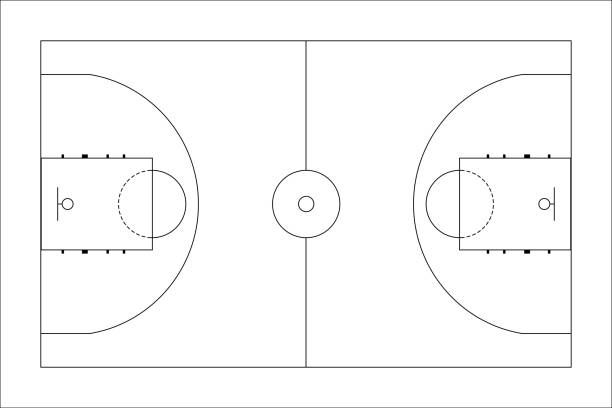
#> input picture images/basketball.jpg, 612 x 408 px
$ python dfs.py
#> lines starting #> are read from the running program, lines starting #| are printed output that depends on the picture; after the words box and inside, x2 and y2 are one past the last pixel; in counts of white or black regions, pixels touching at a corner belong together
import cv2
import numpy as np
from skimage.morphology import skeletonize
import matplotlib.pyplot as plt
from collections import defaultdict
import csv
import os

def dfs_path(start, graph, visited_edges):
    path = [start]
    stack = [start]

    while stack:
        current = stack[-1]
        neighbors = graph[current]

        for neighbor in neighbors:
            edge = tuple(sorted((current, neighbor)))
            if edge not in visited_edges:
                visited_edges.add(edge)
                stack.append(neighbor)
                path.append(neighbor)
                break
        else:
            stack.pop()

    return path

# Load and preprocess image
print("DFS Path Generation")
path = input("Enter full path of image\n")
#> the answer given: images/basketball.jpg
image = cv2.imread(path)
#> image is the input picture: shape (408, 612, 3); min 0, max 255, mean 250
image = cv2.resize(image,(1920, 1080))
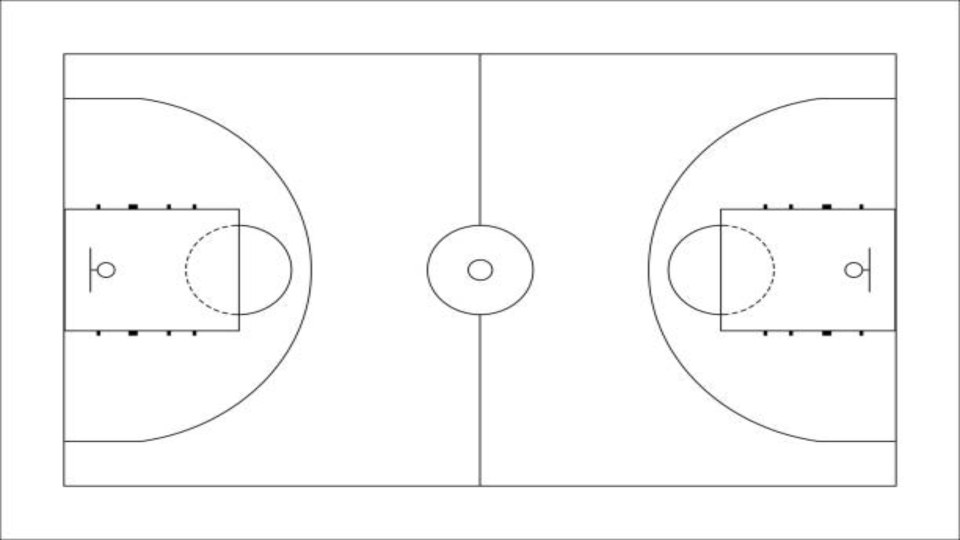
#> image: shape (1080, 1920, 3) (shown at 1/2 size); min 0, max 255, mean 250
gray = cv2.cvtColor(image, cv2.COLOR_BGR2GRAY)

_, binary = cv2.threshold(gray, 127, 255, cv2.THRESH_BINARY_INV)
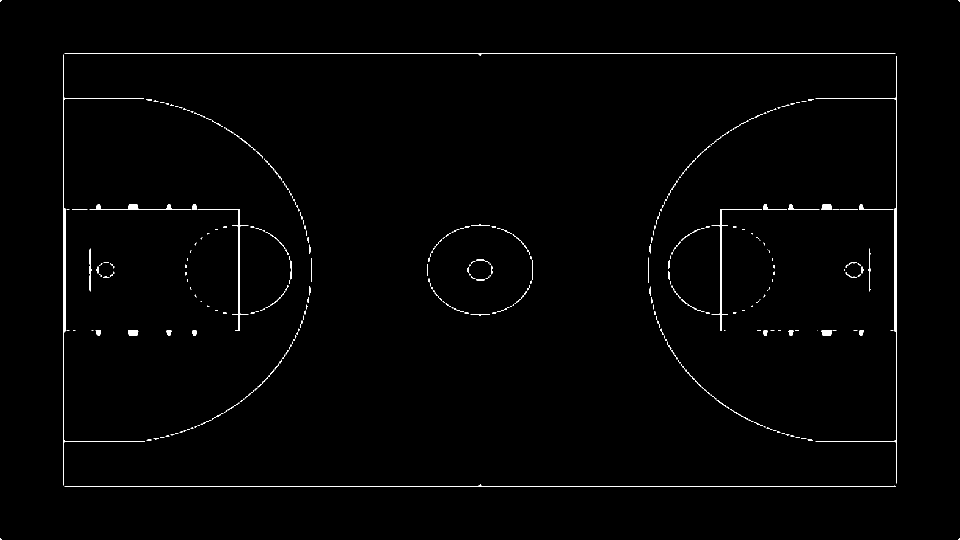
#> binary: shape (1080, 1920) (shown at 1/2 size); 0.88% white; 431 white regions (359 under 20 px), largest, box (x1, y1, x2, y2) and area: (126, 109, 290, 971) 2921, (1631, 112, 1794, 967) 2277, (129, 107, 1791, 112) 1676
binary_bool = binary > 0
skeleton = skeletonize(binary_bool)
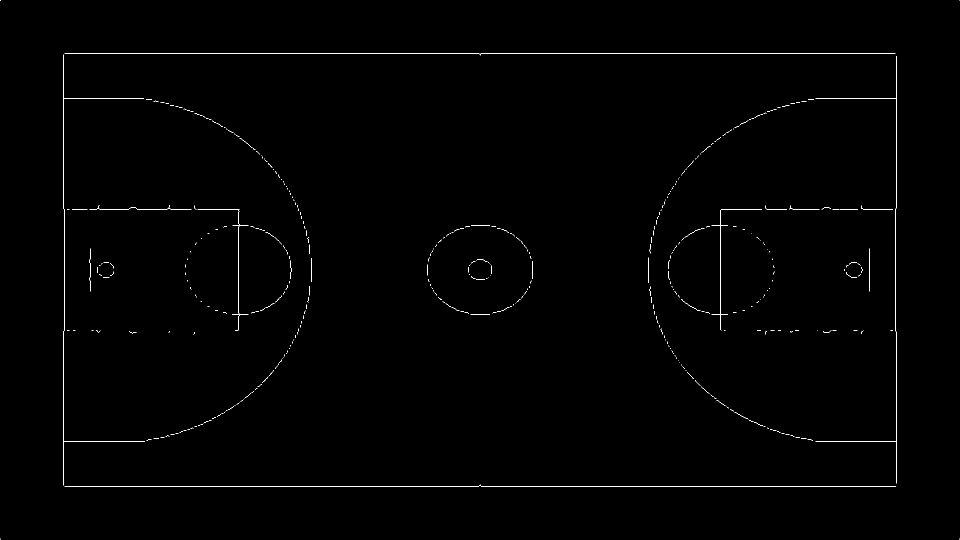
#> skeleton: shape (1080, 1920) bool (shown at 1/2 size); 0.48% white in thin lines or dots
skeleton_img = (skeleton * 255).astype(np.uint8)
#> skeleton_img: shape (1080, 1920); 0.48% white in thin lines or dots

plt.imshow(skeleton_img, cmap='gray')
plt.title("Skeleton Image")
plt.axis('off')
plt.show()

# Find contours on skeleton image
contours, _ = cv2.findContours(skeleton_img, cv2.RETR_LIST, cv2.CHAIN_APPROX_NONE)
#> contours = 431 contours, all with area under 20
print(f"Number of contours found: {len(contours)}")
#| Number of contours found: 431

graph = defaultdict(list)
all_edges = set()

for cnt in contours:
    points = [tuple(pt[0]) for pt in cnt]

    for i in range(len(points) - 1):
        pt1 = points[i]
        pt2 = points[i + 1]

        if pt1 != pt2:
            # Add both directions (undirected)
            graph[pt1].append(pt2)
            graph[pt2].append(pt1)

            # Store unique edge (sorted to remove directionality)
            edge = tuple(sorted((pt1, pt2)))
            all_edges.add(edge)
#> this loop made 431 passes
#> points on passes 1, 2, 41: [(1919, 1077), (1918, 1078)], [(0, 1077), (1, 1078)], [(450, 823), (449, 824), (448, 824), (449, 824)]
#> after the loop, all_edges = 9562 items

print(f"Total unique edges: {len(all_edges)}")
#| Total unique edges: 9562

visited_edges = set()
all_waypoints = []

for node in graph.keys():
    # Check if this node has unvisited edges
    edges_from_node = [tuple(sorted((node, nbr))) for nbr in graph[node]]
    unvisited = any(e not in visited_edges for e in edges_from_node)
    if unvisited:
        segment_path = dfs_path(node, graph, visited_edges)
        if len(segment_path) > 1:
            all_waypoints.extend(segment_path)


print(f"Generated waypoint path with {len(all_waypoints)} points")

waypoints_np = np.array(all_waypoints, dtype=np.int32).reshape((-1, 1, 2))

# Simplify path using RDP
epsilon = 2.0  # Adjust: higher = fewer points
simplified = cv2.approxPolyDP(waypoints_np, epsilon, False)

# Convert back to list of (x, y)
simplified_waypoints = [tuple(pt[0]) for pt in simplified]

print(f"Simplified waypoints: {len(simplified_waypoints)}")

path_img = np.zeros_like(image)

for i in range(len(simplified_waypoints) - 1):
    cv2.line(path_img, simplified_waypoints[i], simplified_waypoints[i+1], (0, 255, 0), 2)
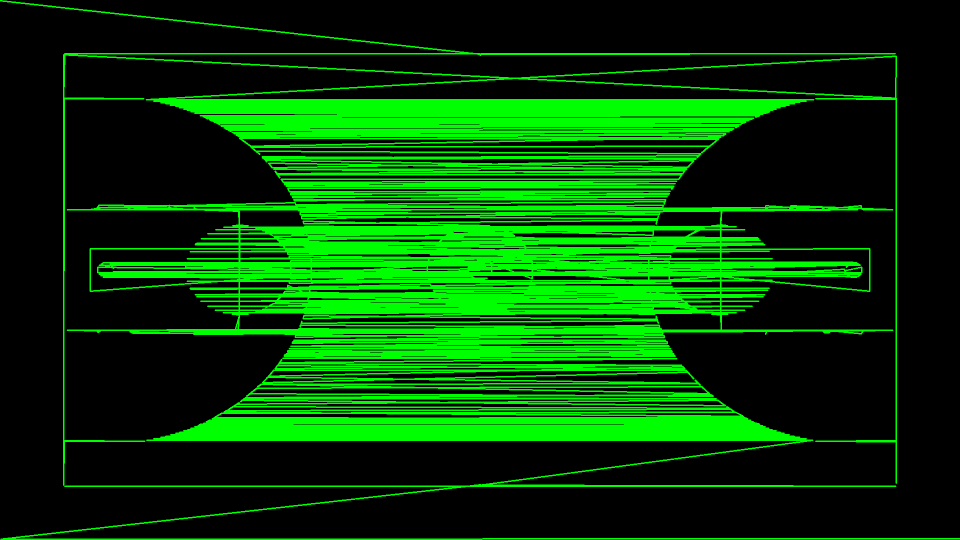
#> path_img: shape (1080, 1920, 3) (shown at 1/2 size); mean of channels 0, 1, 2 0, 64.8, 0; drawn as B, G, R

plt.imshow(path_img)
plt.title("Robot Path")
plt.axis('off')
imgoppath = os.path.join("robotpaths",f"DFS_output_path_{os.path.splitext(os.path.basename(path))[0]}.png")
plt.savefig(imgoppath, dpi=300, bbox_inches='tight')
plt.show()

destination_folder = r"\\wsl.localhost\Ubuntu-24.04\home\dwarakesh\ROS2Projects\ros2_ws\waypointcsvs"
destination_path = os.path.join(destination_folder,f"DFS_output_waypoints_{os.path.splitext(os.path.basename(path))[0]}.csv")
with open(destination_path, 'w', newline='') as file:
    writer = csv.writer(file)

    # Write each tuple as a row
    for row in simplified_waypoints:
        writer.writerow(row)
    writer.writerow(simplified_waypoints[0])

$ run again, on images/soccer1.jpg
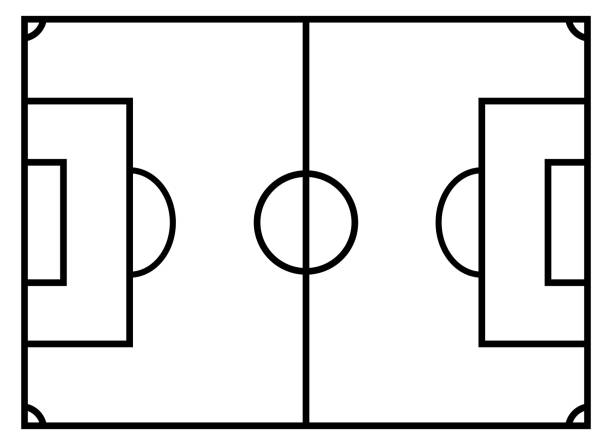
#> input picture images/soccer1.jpg, 612 x 445 px
#> image is the input picture: shape (445, 612, 3); min 0, max 255, mean 228.4
#> image: shape (1080, 1920, 3)
#> `_, binary = cv2.threshold(gray, 127, 255, cv2.THRESH_BINARY_INV)`:
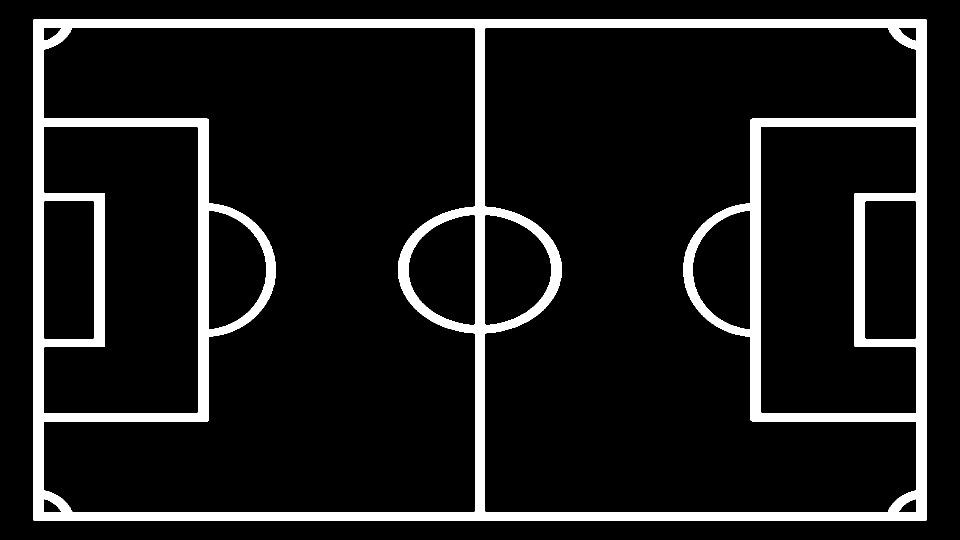
#> binary: shape (1080, 1920) (shown at 1/2 size); 10.4% white; 1 white region, box (x1, y1, x2, y2) and area: (66, 39, 1854, 1041) 216647
#> skeleton: shape (1080, 1920) bool; 0.57% white in thin lines or dots, all inside (x1, y1, x2, y2) = (76, 46, 1843, 1033)
#> contours = 15 contours; largest, box (x1, y1, x2, y2) and area: (76, 46, 1843, 1033) 1741196, (76, 46, 960, 1033) 616694, (959, 46, 1843, 1033) 616100, (1511, 244, 1843, 835) 159082, (76, 244, 407, 835) 159068
#| Number of contours found: 15
#> the loop `for cnt in contours:` made 15 passes
#> after the loop `for cnt in contours:`: all_edges = 11843 items
#| Total unique edges: 11843
#> after the loop `for i in range(len(simplified_waypoints) - 1):`:
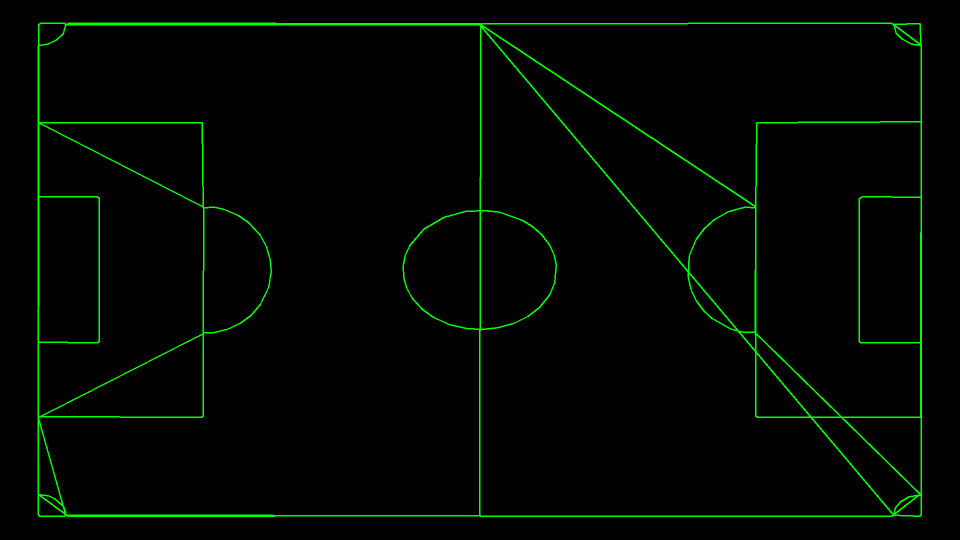
#> path_img: shape (1080, 1920, 3) (shown at 1/2 size); mean of channels 0, 1, 2 0, 6.2, 0; drawn as B, G, R

$ run again, on images/soccer3.jpg
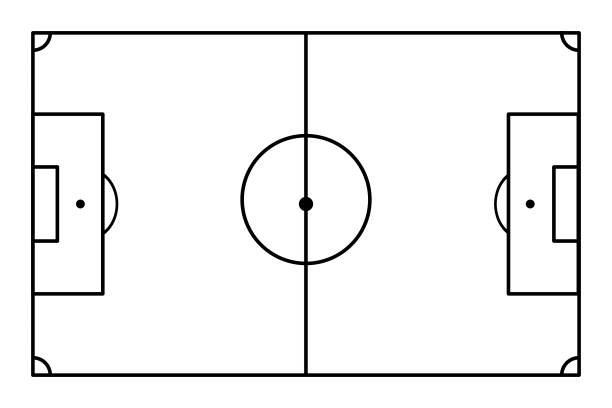
#> input picture images/soccer3.jpg, 612 x 408 px
#> image is the input picture: shape (408, 612, 3); min 0, max 255, mean 241.3
#> image: shape (1080, 1920, 3)
#> `_, binary = cv2.threshold(gray, 127, 255, cv2.THRESH_BINARY_INV)`:
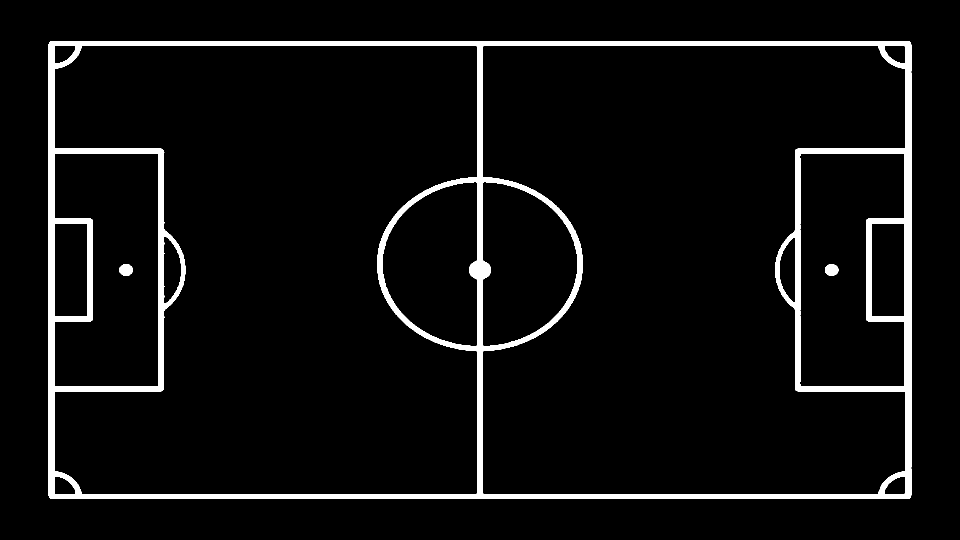
#> binary: shape (1080, 1920) (shown at 1/2 size); 5.5% white; 3 white regions, box (x1, y1, x2, y2) and area: (97, 82, 1823, 998) 112522, (1650, 529, 1678, 551) 500, (239, 529, 266, 551) 498
#> skeleton: shape (1080, 1920) bool; 0.5% white in thin lines or dots, all inside (x1, y1, x2, y2) = (102, 86, 1817, 993)
#> contours = 17 contours, 2 with area under 20; largest, box (x1, y1, x2, y2) and area: (102, 86, 1817, 993) 1552365, (102, 86, 960, 993) 609856, (959, 86, 1817, 993) 609636, (102, 301, 324, 778) 89619, (1594, 301, 1816, 778) 89465
#| Number of contours found: 17
#> the loop `for cnt in contours:` made 17 passes
#> points on pass 3: [(1663, 539), (1663, 540)]
#> after the loop `for cnt in contours:`: all_edges = 10330 items
#| Total unique edges: 10330
#> after the loop `for i in range(len(simplified_waypoints) - 1):`:
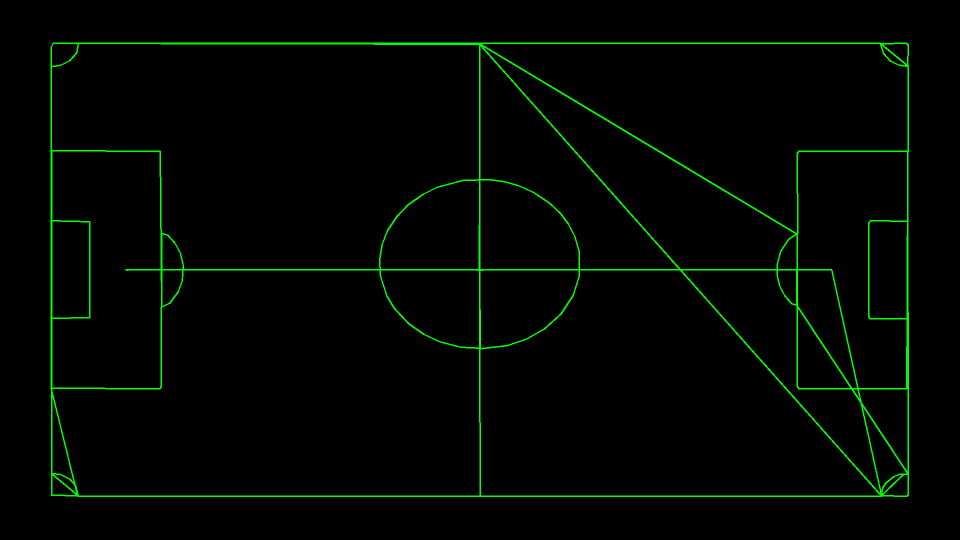
#> path_img: shape (1080, 1920, 3) (shown at 1/2 size); mean of channels 0, 1, 2 0, 5.9, 0; drawn as B, G, R
